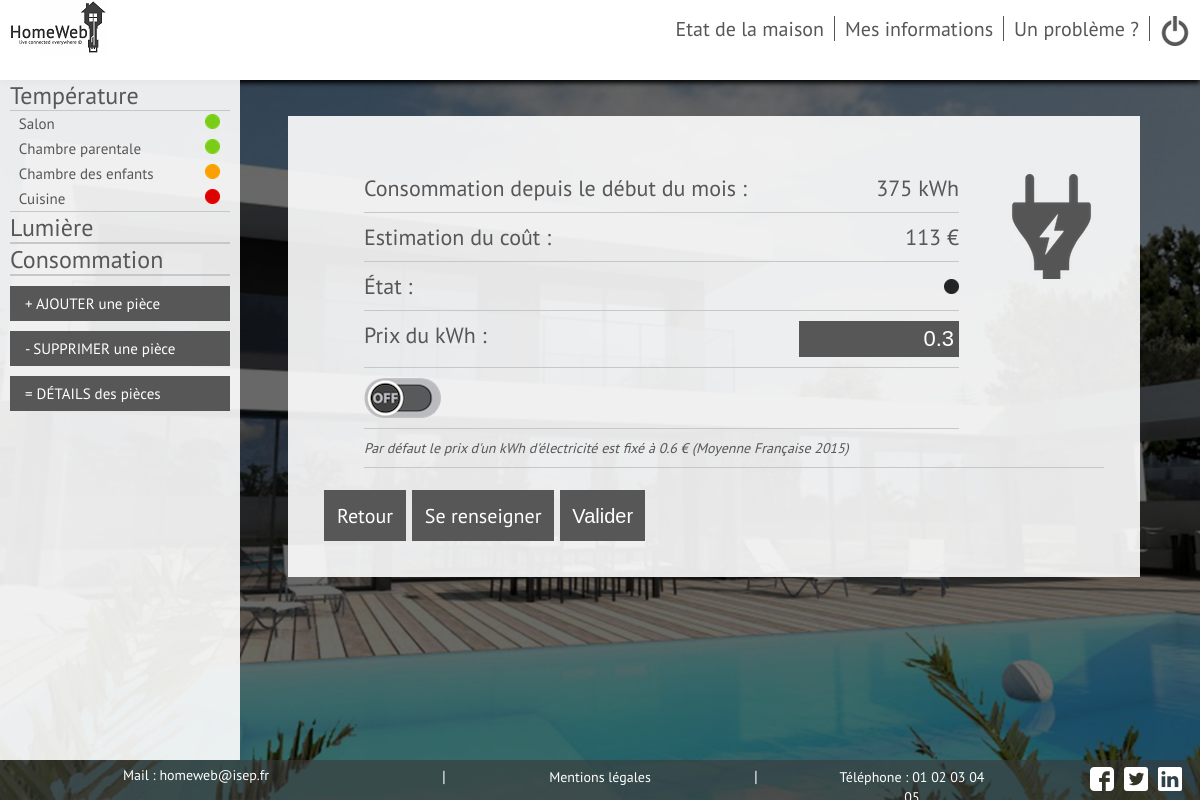
The app's page /Vues/User/elec.php (signed in) with its own data.
### tables this page shows
CREATE TABLE `pieces` (
  `id` int(11) NOT NULL,
  `id_Utilisateur` int(11) NOT NULL,
  `Nom` varchar(255) NOT NULL,
  `presence_temp` int(11) NOT NULL,
  `presence_lum` int(11) NOT NULL,
  `temperature` int(11) NOT NULL,
  `lumiere` int(11) NOT NULL,
  `etat_temp` int(11) NOT NULL,
  `numero_capteur_t` varchar(250) NOT NULL,
  `control_tech_t` date NOT NULL,
  `control_tech_l` date NOT NULL,
  `numero_capteur_l` varchar(250) NOT NULL,
  `consigne_temp` int(11) NOT NULL DEFAULT '25'
);

CREATE TABLE `elec` (
  `id` int(11) NOT NULL,
  `etat` int(11) NOT NULL,
  `consomation` int(11) NOT NULL,
  `prix_elec` float NOT NULL DEFAULT '0.5691',
  `numero_effecteur` varchar(255) NOT NULL
);

CREATE TABLE `domisep_infos` (
  `id` int(11) NOT NULL,
  `nom` text NOT NULL,
  `contenu` text NOT NULL
);

### Modele/fonctions.php (the view, shortened to what this page needs)
<?php
function Etat_elec($id,$db)
{
    $etat = 2;
    $reponse = $db->prepare('SELECT etat FROM elec WHERE id= ?');
    $reponse->execute(array($id));
    while ($donnees = $reponse->fetch())
    {
	   $etat = $donnees['etat'];
    }
    return $etat;
}
function Conso_Elec($id,$db)
{
    $conso = -1;
    $reponse = $db->prepare('SELECT consomation FROM elec WHERE id= ?');
    $reponse->execute(array($id));
    while ($donnees = $reponse->fetch())
    {
	   $conso = $donnees['consomation'];
    }
    return $conso;
}
function Estim_Elec($id,$db,$prix = 0.5691)
{
    $reponse = $db->prepare('SELECT prix_elec FROM elec WHERE id= ?');
    $reponse->execute(array($id));
    while ($donnees = $reponse->fetch())
    {
	   $prix = $donnees['prix_elec'];
    }
    $prix = floatval($prix);
    $estim = ceil((Conso_Elec($id,$db))*($prix));
    return $estim;
}
function cascade_temp($id,$db)
{
    $reponse = $db->prepare('SELECT Nom, etat_temp FROM Pieces WHERE id_Utilisateur = ? AND presence_temp = 1');
    $reponse->execute(array($id));
    echo "<ul class=\"current\">";
    while ($donnees = $reponse->fetch())
    {
        $nom_piece = $donnees['Nom'];
        $etat = $donnees['etat_temp'];
        if ($etat == 1)
        {
        echo ("<li class=\"transit\"><a href=\"temperature.php?piece=$nom_piece\">" . $nom_piece . "</a> <span><img src=\"../../Styles/image/Pastille_verte.png\" title=\"Marche\"></span></li>");
        }
        if ($etat == 2)
        {
        echo ("<li class=\"transit\"><a href=\"temperature.php?piece=$nom_piece\">" . $nom_piece . "</a> <span><img src=\"../../Styles/image/Pastille_orange.png\" title=\"En cours de régulation\"></span></li>");
        }
        if ($etat == 3)
        {
        echo ("<li class=\"transit\"><a href=\"temperature.php?piece=$nom_piece\">" . $nom_piece . "</a> <span><img src=\"../../Styles/image/Pastille_rouge.png\" title=\"En Panne\"></span></li>");
        }
    }
    echo "</ul>";
}
function cascade_lum($id,$db)
{
    echo "<ul>";
    echo "</ul>";
}
function pastille_etat_elec($id,$db)
{
    $etat_general = Etat_elec($id,$db);
    if ($etat_general == 0)
        {
        echo ("<span><img src=\"../../Styles/image/Pastille_noire.png\" title=\"Eteint\"></span>");
        }
}
function affiche_prix_elec($id,$db)
{
    $prix_elec = 0;
    $reponse = $db->prepare('SELECT prix_elec FROM elec WHERE id = ?');
    $reponse->execute(array($id));
    while ($donnees = $reponse->fetch())
    {
        $prix_elec = $donnees['prix_elec'];
    }
    return($prix_elec);
}
?>

### Vues/User/elec.php (shortened to what this page needs)
<!DOCTYPE HTML>
<?php require("../../Modele/fonctions.php");
require("../../Modele/connexionBDD.php");
?>
<html>
	<head>
		<link rel="stylesheet" type="text/css" href="../../Styles/main.css" />
	</head>
	<body>
		<div id="page">
            <header>
                <?php
                include ("entete_user.php");
                ?>
            </header>
            <div id=capteurs>
            <ul>
                <li><a class="clickable" href="#">Température</a>
                        <?php cascade_temp($_SESSION['id'],$db) ?>
                    </li>
                    <li><a class="clickable" href="#">Lumière</a>
                        <?php cascade_lum($_SESSION['id'],$db) ?>
                    </li>
                <li><a class="clickable" href="#">Consommation</a>
                    <ul>
                        <li><a href="elec.php">Electricité</a> <span> <?php pastille_etat_elec($_SESSION['id'],$db) ?></span></li>
                    </ul>
                </li>
                    <li><a class="bouton_type" href="ajout_piece.php">+  AJOUTER une pièce</a></li>
                    <li><a class="bouton_type" href="suppr.php">- SUPPRIMER une pièce</a></li>
                    <li><a class="bouton_type" href="detailpiece.php">= DÉTAILS des pièces</a></li>
            </ul>
	       	</div>
                <div id=boite>
                    <form name="login" action="../../Controleur/valid_elec.php?piece=<?php echo($_GET['piece']); ?>" method="post" accept-charset="utf-8">
                    <ul>
                        <div id = image_etat><img class ="image_temp" src="../../Styles/image/elec.png"/></div>
                        <li>Consommation depuis le début du mois :<span><?php echo (Conso_Elec($_SESSION['id'],$db)) ?> kWh</span></li>
                        <li>Estimation du coût : <span><?php echo (Estim_Elec($_SESSION['id'],$db)) ?> €</span></li>
                        <li>État : <span><?php pastille_etat_elec($_SESSION['id'],$db) ?></span></li>
                        <li>Prix du kWh : <span><input type="text" class="Prix_entree" name="Prix_elec" value=<?php echo(affiche_prix_elec($_SESSION['id'],$db)) ?> placeholder="en €"></span></li>
                        <li>
                            <label class="switch">
                                <div class="slider"></div>
                            </label>
                        </li>
                        <li><I style="font-size : 14px;">Par défaut le prix d'un kWh d'électricité est fixé à 0.6 € (Moyenne Française 2015)</I></li>
                    </ul>
                    <a class="boutons_retour" href="etat.php" >Retour</a>
                    <a class="boutons_retour" href="signaler.php">Se renseigner</a>
                    <input id="boutons_valider" type="submit" name="bouton_submit" value="Valider"/>
                    </form>
                </div>
            <?php include ("footer_user.php");?>
        </div>
        </body>
</html>

### Vues/User/footer_user.php
<?php
require("../../Modele/connexionBDD.php");
echo(' <footer>
                <nav>
                    <ul>
                        <li><a class="contact_footer">Mail : '); $reponse = $db -> query('SELECT contenu FROM domisep_infos WHERE nom="mail"');$mail=$reponse->fetch();echo "$mail[0]"; echo('</a></li>
                        <li>|</li>
                        <li><a href="mentionlegal.php">Mentions légales</a></li>
                        <li>|</li>
                        <li><a>Téléphone : '); $reponse2 = $db -> query('SELECT contenu FROM domisep_infos WHERE nom="tel"');$tel=$reponse2->fetch();echo "$tel[0]"; echo('</a></li>
                    <div id=social>
                        <ul>
                        <li><a href="../../Styles/image/facebook.png"><img src="../../Styles/image/facebook.png" alt="Facebook" title="Facebook"/></li>
                        <li><a href="../../Styles/image/twitter.png"><img src="../../Styles/image/twitter.png" alt="Twitter" title="Twitter"/></li>
                        <li><a href="../../Styles/image/linkedin.png"><img src="../../Styles/image/linkedin.png" alt="Linkedin" title="Linkedin"/></li>
                        </ul>
                    </div>
                    </ul>
                </nav>
            </footer>');
?>

### Styles/main.css (style rules this page uses)
html, #page { height: 100%; width: 100%; }
body { background: url('image/fond.png') ; background-position: center ; background-repeat: no-repeat ; background-attachment: fixed ; background-size: cover ; color: #575757; font-family: pt_sansregular; margin: 0px; height: 100%; }
header { display: flex; justify-content: space-between; background-color: white; box-shadow: 0px 3px 5px black; height: 10%; }
footer { display: flex; bottom:0px; position:fixed; width:100%; background-color: rgba(57,57,57,0.6); color:white; height: 5%; text-align:center; list-style:none; }
footer nav { width:100%; }
footer nav ul { list-style-type:none; display:flex; width:65%; padding:0; margin:auto; margin-top:0.5%; margin-bottom:0.5%; }
footer nav li { width:100%; }
footer nav ul li a { color:white; font-size:14px; }
nav a { font-size: 20px; text-decoration: none; color: #575757; }
#objects, #objects ul, #capteurs, #capteurs ul { padding: 0; margin: 0; list-style: none; }
#capteurs { background-color: rgba(255,255,255,0.9); width: 20%; height: 85%; overflow: auto; display: inline-block; vertical-align: top; max-width: 300px; min-width: 200px; }
#capteurs ul li { font-size: x-large; margin-left: 10px; margin-right:10px; }
#capteurs ul li ul li { font-size: 15px; padding-top:3px; padding-bottom:3px; justify-content:space-between; display:none; }
.current li { display: flex !important; }
#capteurs ul li ul li a:before { content: '• '; opacity: 0; margin-left: -12px; }
#capteurs ul li ul { border: 1px; border-top-style:solid; border-bottom-style:solid; border-color: rgb(199,199,199); }
#capteurs a { text-decoration:none; color:#575757; }
#boite { background-color: rgba(255,255,255,0.9) ; font-size: 22px; margin-top: 3%; margin-right: 4%; margin-left: 4%; width:65%; max-width: 70%; padding: 3% 3% 3% 3%; display:inline-block; position: fixed; vertical-align:middle; height:auto; max-height: 65%; overflow:auto; }
#boite ul li { display:flex; justify-content: space-between; border: 1px; border-bottom-style:solid; border-color: rgb(199,199,199); margin-bottom: 10px; padding-bottom: 10px; }
.slider { cursor:pointer; background: url(image/boutonOFF.png) no-repeat; padding: 0px 77px 40px 0px; border-radius: 20px; }
#capteurs .bouton_type { cursor: pointer; border-style: solid; background-color: #575757; border-color: #575757; padding: 5px; font-size: 15px; display: flex; margin-top: 10px; padding-left: 12px; color:white; margin-bottom:10px; }
#boite ul #image_etat img { float: right; margin-right: 0px; margin-top: 0px; padding-left: 40px; padding-bottom: 100px; }
#social ul li { margin-left:10px; display:flex; justify-content: flex-end; }
.boutons_retour { border-style: solid; background-color: #575757; border-color: #575757; color: white; text-decoration: none; padding:10px; font-size:20px; }
#boutons_valider { cursor: pointer; border-style: solid; background-color: #575757; border-color: #575757; color: white; padding-bottom:11px; padding-top:13px; padding-left:10px; padding-right:10px; font-size:20px; }
#boite ul li .Prix_entree { background-color: #575757; border: none; color: white; font-size: 22px; text-align: right; padding: 5px; width: 150px; }
#social { height:24px; position:fixed; margin-left:71%; }
a { color: darkcyan; text-decoration: none; }
.contact_footer { position: absolute; margin-left: -165px; }

### records on screen
pieces: Nom "Salon", etat_temp 1 (drawn)
pieces: Nom "Chambre parentale", etat_temp 1 (drawn)
pieces: Nom "Chambre des enfants", etat_temp 2 (drawn)
pieces: Nom "Cuisine", etat_temp 3 (drawn)
elec: consomation "375", Estim_Elec($_SESSION['id'],$db) "113", Prix_elec "0.3"
domisep_infos: contenu "homeweb@isep.fr"
domisep_infos: contenu "01 02 03 04…"
